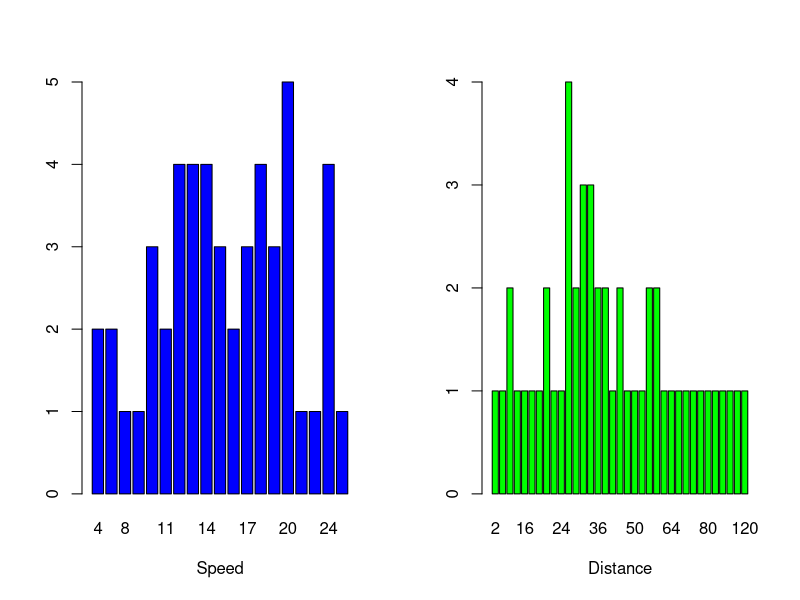
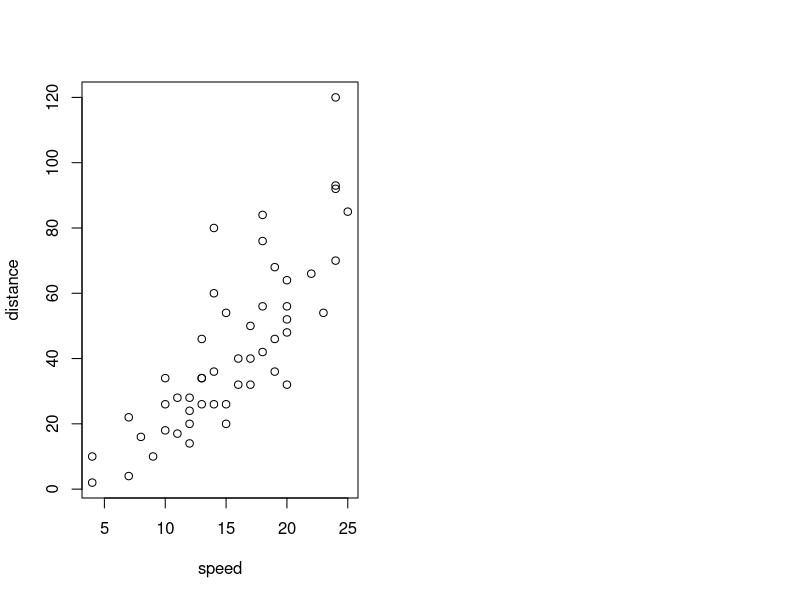
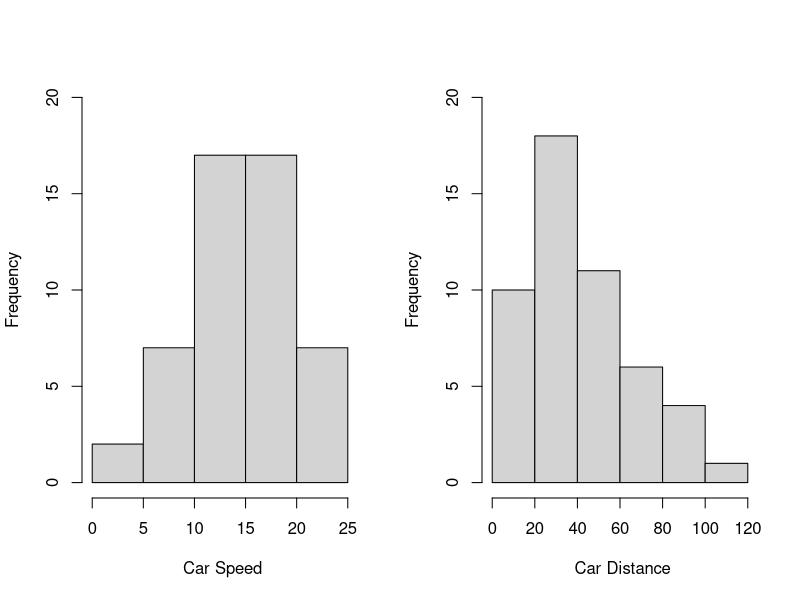
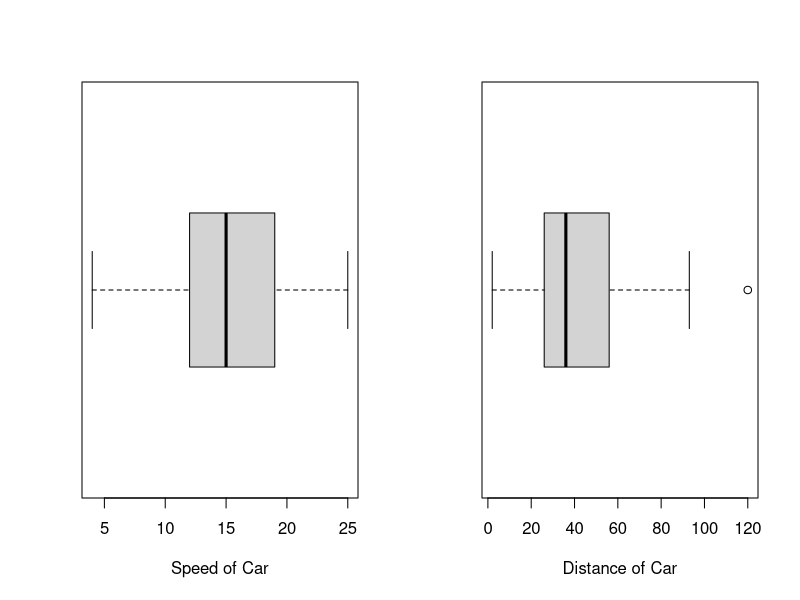

Reproduce these figures in R, in order.
## ---- chunk 1
library(datasets)
datasets::cars
names(cars)
summary(cars)
dim(cars)
## ---- chunk 2
cars_speed = table(cars$speed)
cars_dist = table(cars$dist)
#bar plot
par(mfrow = c(1,2))                     
barplot(cars_speed, xlab = "Speed", width = 1,  
        col = "blue", )
barplot(cars_dist, xlab = "Distance", width = 5,  
        col = "green", )
## ---- chunk 3
plot(x=cars$speed, y=cars$dist, main=' ', xlab='speed', ylab= 'distance')

## ---- chunk 4
par(mfrow = c(1,2)) 
hist(cars$speed, xlab = " Car Speed", main = " ", ylim = c(0,20))
hist(cars$dist, xlab = " Car Distance", main = " ", ylim = c(0,20))
## ---- chunk 5
par(mfrow = c(1,2)) 
boxplot(cars$speed,xlab = 'Speed of Car', horizontal = TRUE)
boxplot(cars$dist,xlab = 'Distance of Car', horizontal = TRUE)

